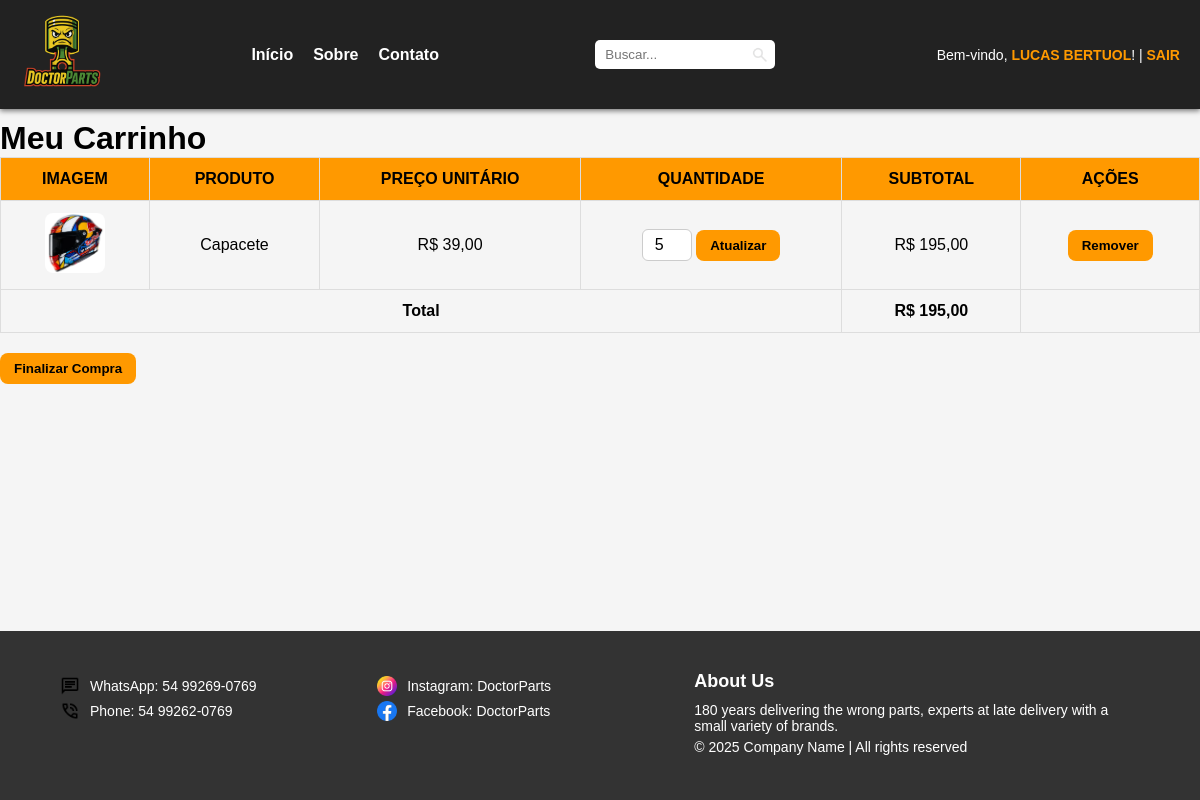
The page /src/php/views/carrinho.php (signed in) on the database its author committed.
### tables this page shows
CREATE TABLE `usuarios` (
  `id_usuario` int(11) NOT NULL,
  `nome` varchar(255) DEFAULT NULL,
  `email` varchar(255) DEFAULT NULL,
  `contato` varchar(20) DEFAULT NULL,
  `senha` varchar(255) DEFAULT NULL,
  `data_criacao` datetime DEFAULT current_timestamp(),
  `cpf` varchar(21) DEFAULT NULL,
  `isadmin` tinyint(1) DEFAULT NULL
);

CREATE TABLE `carrinho` (
  `id_carrinho` int(11) NOT NULL,
  `id_usuario` int(11) DEFAULT NULL,
  `id_produto` int(11) DEFAULT NULL,
  `quantidade` int(11) DEFAULT 1,
  `data_adicionado` datetime DEFAULT current_timestamp()
);

CREATE TABLE `produtos` (
  `id_produto` int(11) NOT NULL,
  `id_categoria` int(11) DEFAULT NULL,
  `nome` varchar(255) DEFAULT NULL,
  `descricao` text DEFAULT NULL,
  `preco` decimal(10,2) DEFAULT NULL,
  `estoque` int(11) DEFAULT 0,
  `image_url` varchar(255) DEFAULT NULL,
  `data_criacao` datetime DEFAULT current_timestamp()
);

### src/php/classes/usuario.class.php (called while the page is built, shortened)
<?php
    include 'conexao.class.php';
    class Usuario {
        public function selectUsuarioId($id_usuario){
            $database = new Conexao();
            $db = $database->getConnection();
            $sql = "SELECT * FROM usuarios WHERE id_usuario=:id_usuario";
            try{
                $stmt = $db->prepare($sql);
                $stmt->bindParam(':id_usuario',$id_usuario);
                $stmt->execute();
                $result = $stmt->fetch(PDO::FETCH_ASSOC);
                return $result;
            }catch(PDOException $e){
                echo 'Erro ao listar usuário: ' . $e->getMessage();
                $result = [];
                return $result;
            }
        }
    }

### src/php/classes/carrinho.class.php (called while the page is built, shortened)
<?php
include_once 'conexao.class.php';
class Carrinho {
    private $db;
    public function __construct() {
        $conexao = new Conexao();
        $this->db = $conexao->getConnection();
    }
    public function listarItens($id_usuario) {
        $sql = "
            SELECT c.id_carrinho, c.id_produto, c.quantidade, p.nome, p.preco, p.image_url
            FROM carrinho c
            JOIN produtos p ON c.id_produto = p.id_produto
            WHERE c.id_usuario = :id_usuario
        ";
        $stmt = $this->db->prepare($sql);
        $stmt->bindParam(':id_usuario', $id_usuario);
        $stmt->execute();
        return $stmt->fetchAll(PDO::FETCH_ASSOC);
    }
}
?>

### src/php/classes/conexao.class.php (called while the page is built, shortened)
<?php
class Conexao{
    private $host = 'localhost';
    private $db_name = 'doctorpartsdb';
    private $username = 'root';
    private $password = '';
    public function getConnection(){
        $this->conn = null;
        try{
            $this->conn = new PDO('mysql:host='. $this->host .';dbname='. $this->db_name, $this->username, $this->password);
            $this->conn->setAttribute(PDO::ATTR_ERRMODE, PDO::ERRMODE_EXCEPTION);
        } catch (PDOException $e) {
            echo 'Erro de conexão: ' . $e->getMessage();
        }
        return $this->conn;
    }
}

### src/php/views/carrinho.php (the view, shortened to what this page needs)
<?php
include '../classes/usuario.class.php';
include '../classes/carrinho.class.php';
$usuarioLogadoId = $_SESSION['usuario_id'] ?? null;
$usuario = (new Usuario())->selectUsuarioId($usuarioLogadoId);
$carrinho = new Carrinho();
$itens = $carrinho->listarItens($usuarioLogadoId);
?>
<!DOCTYPE html>
<html lang="pt-br">
<head>
    <link rel="stylesheet" href="../../css/styleCarrinho.css">
</head>
<body>
    <header id="topo">
        <nav class="menu">
            <div class="logo">
                <a href="index.php"><img src="../../../assets/images/logo.png" alt="Company logo" id="logo" /></a>
            </div>
            <ul class="nav-links">
                <li><a href="#">Início</a></li>
                <li><a href="sobre.php">Sobre</a></li>
                <li><a href="#contato">Contato</a></li>
            </ul>
            <div id="divBusca">
                <input type="text" id="txtBusca" placeholder="Buscar..." />
                <img src="../../../assets/images/lupa.jpg" width="20px" height="20px" id="btnBusca" alt="Search" />
            </div>
            <div class="user-access">
                <?php if ($usuario): ?>
                    <span>Bem-vindo, <a href="areaUsuario.php" class="yolonosay logado"><?= htmlspecialchars($usuario['nome']) ?></a>!</span> |
                    <a href="../controllers/logout.php" class="yolonosay logado">Sair</a>
                <?php else: ?>
                    <a href="javascript:void(0)" onclick="abrirPopupLogin()" class="yolonosay cadastro">Entre</a>
                    ou
                    <a href="javascript:void(0)" onclick="abrirPopupCadastro()" class="yolonosay cadastro">Cadastre-se</a>
                <?php endif; ?>
            </div>
        </nav>
    </header>
    <main>
        <h1>Meu Carrinho</h1>
        <?php if (empty($itens)): ?>
            <p>Seu carrinho está vazio.</p>
        <?php else: ?>
            <table>
                <thead>
                    <tr>
                        <th>Imagem</th>
                        <th>Produto</th>
                        <th>Preço unitário</th>
                        <th>Quantidade</th>
                        <th>Subtotal</th>
                        <th>Ações</th>
                    </tr>
                </thead>
                <tbody>
                    <?php $total = 0; ?>
                    <?php foreach ($itens as $item): ?>
                        <?php
                        $subtotal = $item['preco'] * $item['quantidade'];
                        $total += $subtotal;
                        ?>
                        <tr>
                            <td><img src="<?= htmlspecialchars($item['image_url']) ?>" alt="<?= htmlspecialchars($item['nome']) ?>" width="50" /></td>
                            <td><?= htmlspecialchars($item['nome']) ?></td>
                            <td>R$ <?= number_format($item['preco'], 2, ',', '.') ?></td>
                            <td>
                                <form method="POST" style="display: inline;">
                                    <input type="number" name="quantidade" value="<?= $item['quantidade'] ?>" min="1" style="width: 50px;">
                                    <button type="submit" name="atualizar">Atualizar</button>
                                </form>
                            </td>
                            <td>R$ <?= number_format($subtotal, 2, ',', '.') ?></td>
                            <td>
                                <form method="POST" style="display: inline;">
                                    <button type="submit" name="remover">Remover</button>
                                </form>
                            </td>
                        </tr>
                    <?php endforeach; ?>
                </tbody>
                <tfoot>
                    <tr>
                        <th colspan="4">Total</th>
                        <th>R$ <?= number_format($total, 2, ',', '.') ?></th>
                        <th></th>
                    </tr>
                </tfoot>
            </table>
            <a href="finalizar.php"><button>Finalizar Compra</button></a>
        <?php endif; ?>
    </main>
    <footer id="contato">
        <div class="footer">
            <div class="contato">
                <p><img src="../../../assets/images/whatsapp.png" alt="" id="imagem-contato" />WhatsApp: 54 99269-0769</p>
                <p><img src="../../../assets/images/telefone.png" alt="" id="imagem-contato" />Phone: 54 99262-0769</p>
            </div>
            <div class="contato">
                <p><img src="../../../assets/images/intagram.png" alt="" id="imagem-contato" />Instagram: DoctorParts</p>
                <p><img src="../../../assets/images/facebook.png" alt="" id="imagem-contato" />Facebook: DoctorParts</p>
            </div>
            <div class="footer-descricao">
                <h2>About Us</h2>
                <p>180 years delivering the wrong parts, experts at late delivery with a small variety of brands.</p>
                <p>&copy; 2025 Company Name | All rights reserved</p>
            </div>
        </div>
    </footer>
</body>
</html>

### src/css/styleCarrinho.css (style rules this page uses)
* { margin: 0; padding: 0; box-sizing: border-box; }
html, body { height: 100%; }
body { display: flex; flex-direction: column; font-family: Arial, sans-serif; padding-top: 120px; background-color: #f5f5f5; min-height: 100vh; }
header { position: fixed; top: 0; left: 0; width: 100%; background-color: #222; color: white; z-index: 1000; box-shadow: 0 2px 5px rgba(0,0,0,0.5); }
.menu { display: flex; align-items: center; justify-content: space-between; padding: 10px 20px; flex-wrap: wrap; }
.menu .logo img { height: 85px; }
.nav-links { list-style: none; display: flex; gap: 20px; }
.nav-links a { color: white; text-decoration: none; font-weight: bold; transition: color 0.3s; }
#divBusca { display: flex; align-items: center; background-color: white; border-radius: 5px; padding: 2px 5px; margin-left: 10px; }
#divBusca input { border: none; padding: 5px; outline: none; width: 150px; }
#divBusca img { cursor: pointer; }
.user-access { color: white; margin-left: 15px; font-size: 14px; }
.yolonosay.logado { color: #FF9900; text-decoration: none; font-weight: bold; transition: background-color 0.3s; cursor: pointer; text-transform: uppercase; }
main { flex: 1; }
table { width: 100%; border-collapse: collapse; margin-bottom: 20px; font-size: 16px; }
thead tr { background-color: #FF9900; color: #000; text-transform: uppercase; }
th, td { padding: 12px 15px; border: 1px solid #ddd; text-align: center; vertical-align: middle; }
table td img { width: 60px; height: 60px; object-fit: cover; border-radius: 8px; }
input[type="number"] { width: 60px; padding: 6px 8px; border-radius: 6px; border: 1px solid #ccc; font-size: 16px; text-align: center; outline: none; transition: box-shadow 0.3s; }
button { background-color: #FF9900; color: #000; border: none; padding: 8px 14px; border-radius: 8px; cursor: pointer; font-weight: bold; transition: background-color 0.3s; }
footer { margin-top: 10px; background-color: #333; color: white; padding: 30px 20px; width: 100%; }
.footer { display: flex; justify-content: space-between; flex-wrap: wrap; max-width: 1100px; margin: 0 auto; }
.contato { flex: 1; min-width: 180px; margin: 10px; }
.contato p, .footer-descricao p { margin: 5px 0; display: flex; align-items: center; font-size: 14px; }
#imagem-contato { width: 20px; height: 20px; margin-right: 10px; }
.footer-descricao { flex: 1.5; min-width: 200px; margin: 10px; }
.footer-descricao h2 { margin-bottom: 10px; font-size: 18px; }

### rows shown on the page
usuarios: nome "LUCAS BERTUOL"
carrinho: id_produto.image_url (picture), id_produto.nome "Capacete", id_produto.preco "39,00", quantidade "5", subtotal "195,00"

### other values the page prints
$total "195,00"
